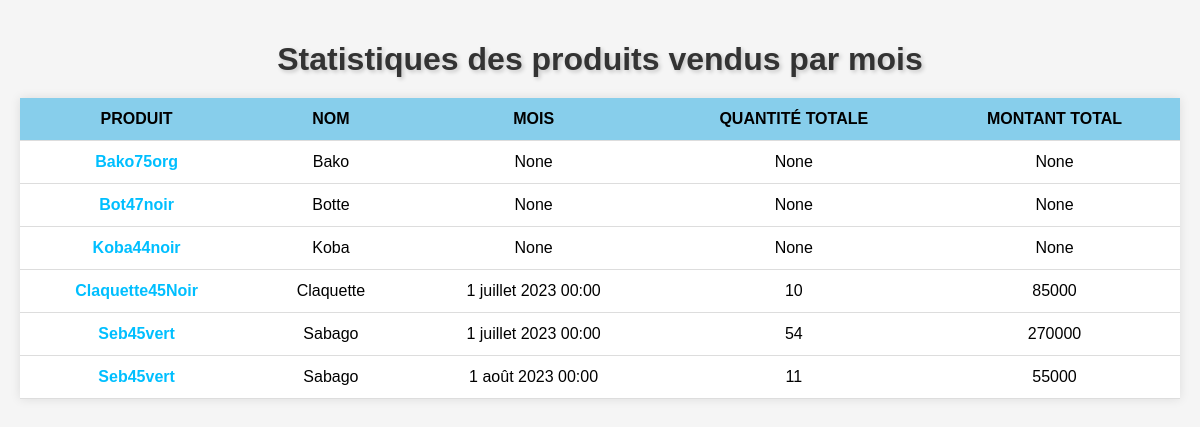
The page /stat (signed in) on the database as committed earlier.
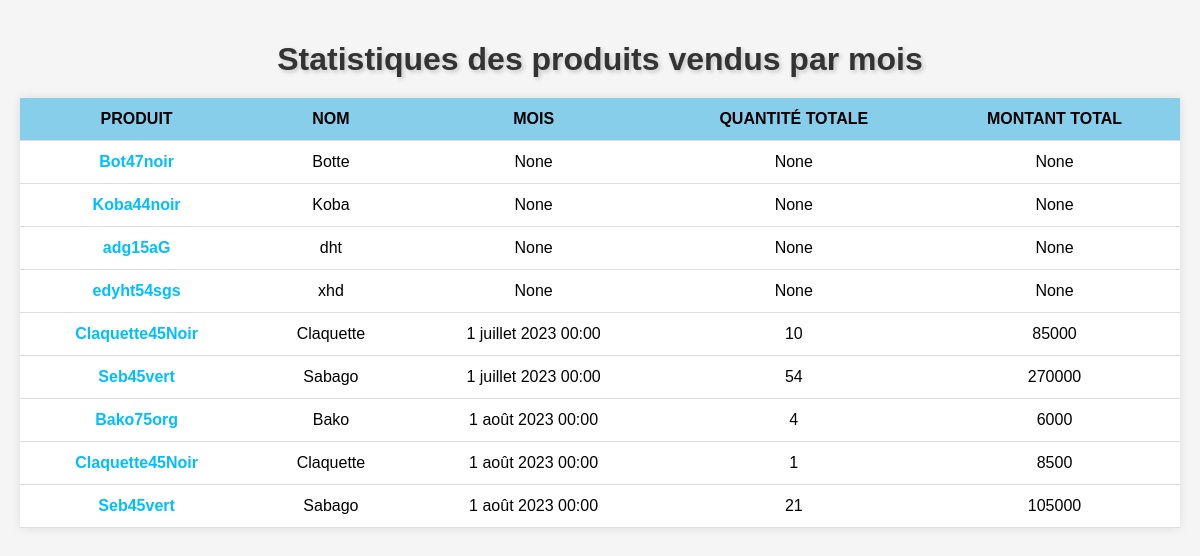
The same page on the database as committed later.
### Gestion/models.py (models this page shows, shortened)
class Produit(models.Model):
    Name = models.CharField(max_length=15)
    Description = models.TextField()
    Prix = models.IntegerField(default=8500)
    Quantite = models.IntegerField(default=0)
    Id = models.CharField(max_length=30, primary_key=True)
    Image = models.ImageField(upload_to= 'media', blank=True)
    date_added = models.DateTimeField(auto_now=True)
    class meta:
        ordering = ['-date_added']
        verbose_name = ("Produit")
        verbose_name_plurial = ("Produits")

### Gestion/views.py (the view)
# urls.py: path('stat', statistique, name='statistique'),
@login_required(login_url='login')
def statistique(request):
    if (request.method == "GET"):
        produits=Produit.objects.all()
        products = Produit.objects.annotate(
        total_quantity=Sum('factures__Quantite'),
        total_amount=Sum(F('factures__Quantite') * F('factures__Produit__Prix')),
        month=TruncMonth('factures__date_et_heure')
    ).values('Id','Name', 'month', 'total_quantity', 'total_amount').order_by('month')
    return render(request, 'gestion/products_sold.html', {'products': products, "produits":produit})

### Gestion/templates/gestion/products_sold.html (shortened to what this page needs)
<!DOCTYPE html>
<html>
<head>
</head>
<body>
    <h1>Statistiques des produits vendus par mois</h1>
    <table>
        <tr>
            <th>Produit</th>
            <th>Nom</th>
            <th>Mois</th>
            <th>Quantité totale</th>
            <th>Montant total</th>
        </tr>
        {% for product in products %}
        <tr>
            <td style="color: #00bfff; font-weight:bold;">{{ product.Id }}</td>
            <td>{{ product.Name }}</td>
            <td>{{ product.month }}</td>
            <td>{{ product.total_quantity }}</td>
            <td>{{ product.total_amount }}</td>
        </tr>
        {% endfor %}
    </table>
</body>
</html>

Rows that differ between the two databases and show on the page:
added Produit: Id "adg15aG", Name "dht", month "None", total_quantity "None", total_amount "None"
added Produit: Id "edyht54sgs", Name "xhd", month "None", total_quantity "None", total_amount "None"
now on one of the page's lists (row edited): Produit: Id "Claquette45Noir", Name "Claquette", total_amount "8500"
changed Produit "Seb45vert": total_quantity "11" → "21"; total_amount "55000" → "105000"
changed Produit "Bako75org": month "None" → "1 août 2023 00:00"; total_quantity "None" → "4"; total_amount "None" → "6000"; moves down the list
